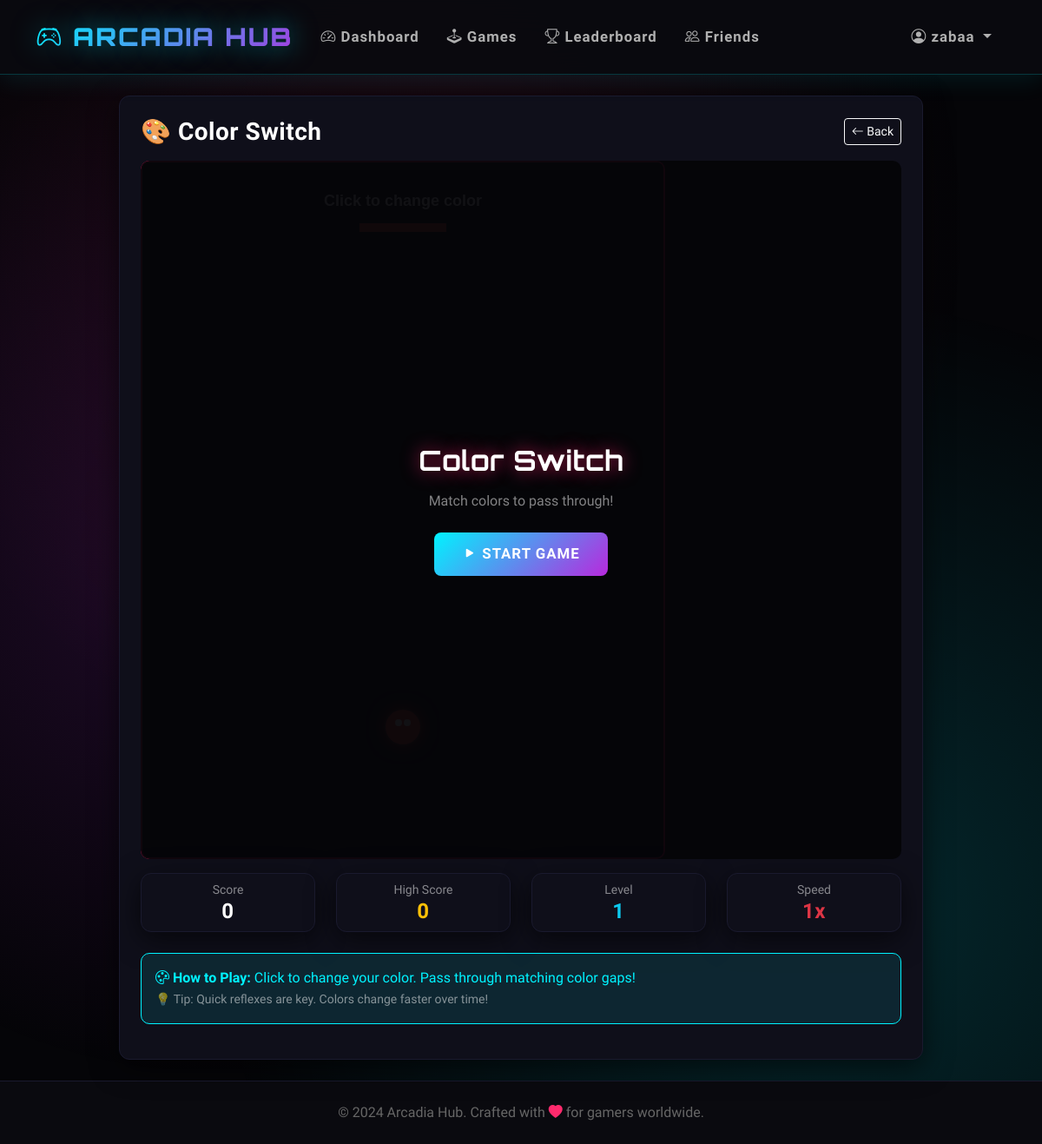
Screenshot of /game/colorswitch (signed in) with the database file from the repository.
### tables this page shows
CREATE TABLE users (user_id INTEGER PRIMARY KEY AUTOINCREMENT, username TEXT UNIQUE NOT NULL, password_hash TEXT NOT NULL, email TEXT UNIQUE NOT NULL, created_at TIMESTAMP DEFAULT CURRENT_TIMESTAMP, last_login DATE, streak INTEGER DEFAULT 0, coins INTEGER DEFAULT 100, total_games_played INTEGER DEFAULT 0, total_score INTEGER DEFAULT 0, avatar_config TEXT, settings_config TEXT DEFAULT '{"theme": "dark", "sound": true, "notifications": true}', xp INTEGER DEFAULT 0, player_level INTEGER DEFAULT 1);

CREATE TABLE games (game_id INTEGER PRIMARY KEY AUTOINCREMENT, game_key TEXT UNIQUE NOT NULL, name TEXT NOT NULL, category TEXT, difficulty TEXT, play_count INTEGER DEFAULT 0, icon TEXT, color TEXT);

### app.py (the view)
@app.route('/game/<game_key>')
@login_required
def play_game(game_key):
    game = db.fetch_one("SELECT * FROM games WHERE game_key = ?", (game_key,))
    if not game:
        flash('Game not found', 'danger')
        return redirect(url_for('games'))
    return render_template(f'games/{game_key}.html', game=game)

### app.py (called while the page is built)
def login_required(f):
    @wraps(f)
    def decorated_function(*args, **kwargs):
        if 'user_id' not in session:
            flash('Please log in to access this page', 'warning')
            return redirect(url_for('login'))
        session.permanent = True
        return f(*args, **kwargs)
    return decorated_function

@app.before_request
def load_user():
    if 'user_id' in session:
        user = db.fetch_one("SELECT * FROM users WHERE user_id = ?", (session['user_id'],))
        if user:
            session.permanent = True

    def fetch_one(self, query, params=()):
        try:
            self.cursor.execute(query, params)
            return self.cursor.fetchone()
        except Exception as e:
            logger.error(f"Database fetch_one error: {e}\nQuery: {query}")
            raise

### templates/games/colorswitch.html (shortened to what this page needs)
{% extends "base.html" %}
{% block content %}
<div class="row justify-content-center">
    <div class="col-md-10">
        <div class="card p-4">
            <div class="d-flex justify-content-between align-items-center mb-3">
                <h3 class="text-white mb-0">{{ game.icon }} {{ game.name }}</h3>
                <a href="{{ url_for('games') }}" class="btn btn-sm btn-outline-light">
                    <i class="bi bi-arrow-left"></i> Back
                </a>
            </div>
            <div class="text-center mb-3 position-relative">
                <div id="gameOverlay" class="position-absolute top-0 start-0 w-100 h-100 d-flex flex-column align-items-center justify-content-center" style="background: rgba(5,5,8,0.95); border-radius: 10px; z-index: 10;">
                    <h2 class="text-white mb-3" id="overlayTitle" style="font-family: 'Orbitron', sans-serif; text-shadow: 0 0 20px rgba(233,30,99,0.8);">Color Switch</h2>
                    <p class="text-white-50 mb-4" id="overlaySubtitle">Match colors to pass through!</p>
                    <button id="startBtn" class="btn btn-accent btn-lg pulse-glow">
                        <i class="bi bi-play-fill"></i> Start Game
                    </button>
                </div>
            </div>
            <div class="row mb-3">
                <div class="col-md-3 col-6 mb-2">
                    <div class="card bg-dark border-secondary p-2 text-center">
                        <small class="text-white-50">Score</small>
                        <h4 class="text-white mb-0" id="currentScore">0</h4>
                    </div>
                </div>
                <div class="col-md-3 col-6 mb-2">
                    <div class="card bg-dark border-secondary p-2 text-center">
                        <small class="text-white-50">High Score</small>
                        <h4 class="text-warning mb-0" id="highScore">0</h4>
                    </div>
                </div>
                <div class="col-md-3 col-6 mb-2">
                    <div class="card bg-dark border-secondary p-2 text-center">
                        <small class="text-white-50">Level</small>
                        <h4 class="text-info mb-0" id="level">1</h4>
                    </div>
                </div>
                <div class="col-md-3 col-6 mb-2">
                    <div class="card bg-dark border-secondary p-2 text-center">
                        <small class="text-white-50">Speed</small>
                        <h4 class="text-danger mb-0" id="speed">1x</h4>
                    </div>
                </div>
            </div>
            <div class="alert alert-info">
                <strong><i class="bi bi-palette"></i> How to Play:</strong> Click to change your color. Pass through matching color gaps!
                <br><small class="text-white-50">💡 Tip: Quick reflexes are key. Colors change faster over time!</small>
            </div>
        </div>
    </div>
</div>
{% endblock %}

### templates/base.html (shortened to what this page needs)
<!DOCTYPE html>
<html lang="en" data-bs-theme="dark">
<head>
    <link href="https://cdn.jsdelivr.net/npm/bootstrap@5.3.0/dist/css/bootstrap.min.css" rel="stylesheet">
    <link rel="stylesheet" href="https://cdn.jsdelivr.net/npm/bootstrap-icons@1.10.0/font/bootstrap-icons.css">
</head>
<body>
    <nav class="navbar navbar-expand-lg navbar-dark sticky-top">
        <div class="container">
            <a class="navbar-brand" href="{{ url_for('dashboard') }}">
                <i class="bi bi-controller"></i> ARCADIA HUB
            </a>
            {% if session.user_id %}
            <div class="collapse navbar-collapse" id="navbarNav">
                <ul class="navbar-nav me-auto">
                    <li class="nav-item">
                        <a class="nav-link" href="{{ url_for('dashboard') }}">
                            <i class="bi bi-speedometer2"></i> Dashboard
                        </a>
                    </li>
                    <li class="nav-item">
                        <a class="nav-link" href="{{ url_for('games') }}">
                            <i class="bi bi-joystick"></i> Games
                        </a>
                    </li>
                    <li class="nav-item">
                        <a class="nav-link" href="{{ url_for('leaderboard') }}">
                            <i class="bi bi-trophy"></i> Leaderboard
                        </a>
                    </li>
                    <li class="nav-item">
                        <a class="nav-link" href="{{ url_for('friends') }}">
                            <i class="bi bi-people"></i> Friends
                        </a>
                    </li>
                </ul>
                <ul class="navbar-nav">
                    <li class="nav-item dropdown">
                        <a class="nav-link dropdown-toggle" href="#" role="button" data-bs-toggle="dropdown">
                            <i class="bi bi-person-circle"></i> {{ session.username }}
                        </a>
                    </li>
                </ul>
            </div>
            {% endif %}
        </div>
    </nav>
    <main class="py-4">
        <div class="container">
            {% block content %}{% endblock %}
        </div>
    </main>
    <footer class="py-4 mt-auto">
        <div class="container text-center">
            <p class="mb-0" style="color: #666;">
                &copy; 2024 Arcadia Hub. Crafted with <i class="bi bi-heart-fill" style="color: var(--neon-pink);"></i> for gamers worldwide.
            </p>
        </div>
    </footer>
</body>
</html>

### templates/base.html (style rules this page uses)
* { margin: 0; padding: 0; box-sizing: border-box; }
:root { --neon-blue: #00f3ff; --neon-purple: #b829dd; --neon-pink: #ff2a6d; --neon-green: #05ffa1; --dark-bg: #0a0a0f; --darker-bg: #050508; --card-bg: #0f0f1a; --card-border: #1a1a2e; }
body { min-height: 100vh; background: var(--darker-bg); font-family: 'Rajdhani', sans-serif; color: #e0e0e0; overflow-x: hidden; }
body::before { content: ''; position: fixed; top: 0; left: 0; width: 100%; height: 100%; background: radial-gradient(circle at 20% 50%, rgba(184, 41, 221, 0.15) 0%, transparent 50%), radial-gradient(circle at 80% 80%, rgba(0, 243, 255, 0.15) 0%, transparent 50%), radial-gradient(circle at 40% 20%, rgba(255, 42, 109, 0.1) 0%, transparent 50%); pointer-events: none; z-index: -1; }
.navbar { background: rgba(10, 10, 15, 0.95) !important; backdrop-filter: blur(20px); border-bottom: 1px solid rgba(0, 243, 255, 0.2); box-shadow: 0 4px 30px rgba(0, 243, 255, 0.1); padding: 1rem 0; }
.navbar-brand { font-family: 'Orbitron', sans-serif; font-weight: 900; font-size: 1.8rem; background: linear-gradient(135deg, var(--neon-blue), var(--neon-purple)); -webkit-background-clip: text; -webkit-text-fill-color: transparent; background-clip: text; text-shadow: 0 0 30px rgba(0, 243, 255, 0.5); letter-spacing: 2px; }
.nav-link { font-weight: 600; font-size: 1.05rem; letter-spacing: 1px; color: #b0b0b0 !important; transition: all 0.3s ease; position: relative; padding: 0.5rem 1rem !important; }
.nav-link::before { content: ''; position: absolute; bottom: 0; left: 50%; transform: translateX(-50%); width: 0; height: 2px; background: linear-gradient(90deg, var(--neon-blue), var(--neon-purple)); transition: width 0.3s ease; }
.card { background: var(--card-bg) !important; border: 1px solid var(--card-border) !important; border-radius: 12px; box-shadow: 0 8px 32px rgba(0, 0, 0, 0.6); transition: all 0.3s ease; position: relative; overflow: hidden; }
.card::before { content: ''; position: absolute; top: 0; left: 0; right: 0; height: 2px; background: linear-gradient(90deg, transparent, var(--neon-blue), var(--neon-purple), transparent); opacity: 0; transition: opacity 0.3s ease; }
.btn-accent { background: linear-gradient(135deg, var(--neon-blue), var(--neon-purple)); border: none; color: white; padding: 12px 32px; border-radius: 8px; font-weight: 700; font-size: 1.05rem; letter-spacing: 1px; transition: all 0.3s ease; position: relative; overflow: hidden; text-transform: uppercase; }
.btn-accent::before { content: ''; position: absolute; top: 50%; left: 50%; width: 0; height: 0; border-radius: 50%; background: rgba(255, 255, 255, 0.2); transform: translate(-50%, -50%); transition: width 0.6s, height 0.6s; }
.alert { border-radius: 10px; border: 1px solid; }
.alert-info { background: rgba(0, 243, 255, 0.1); border-color: var(--neon-blue); color: var(--neon-blue); }
footer { background: var(--dark-bg); border-top: 1px solid var(--card-border); }
.pulse-glow { animation: pulse-glow 2s ease-in-out infinite; }
h1, h2, h3, h4, h5, h6 { font-family: 'Rajdhani', sans-serif; font-weight: 700; letter-spacing: 0.5px; }

### rows the page displays
users: username "zabaa"
games: icon "🎨", name "Color Switch"
